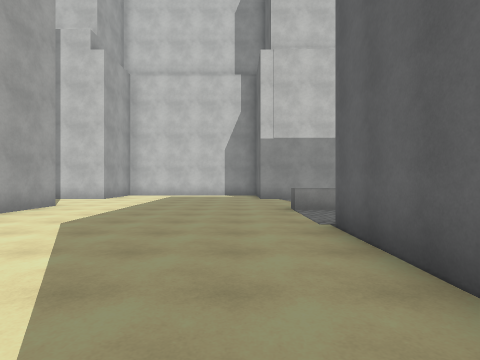
[1] (above)

18 first-person views from a walk through a Unity game level. The camera is 1.4 m above the floor, looks level and sees 80° across. The floor is counted in squares, 2 m on a side. Each view is taken from the middle of a square. On the plan, view 1 faces up. The plan holds only what a view shows up to about 10 squares ahead; the rest is blank. The place goes on beyond the plan. Surface patterns are stand-ins for the level's own textures.

[2]
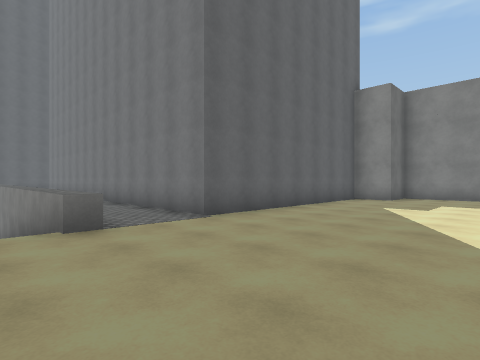

[3]
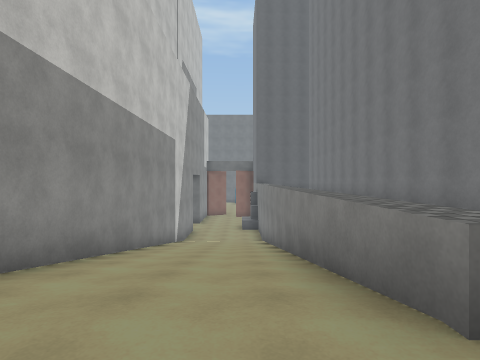

[4]
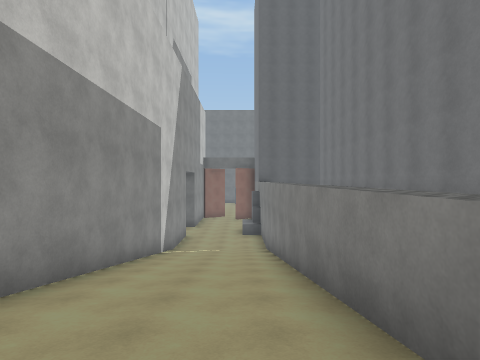

[5]
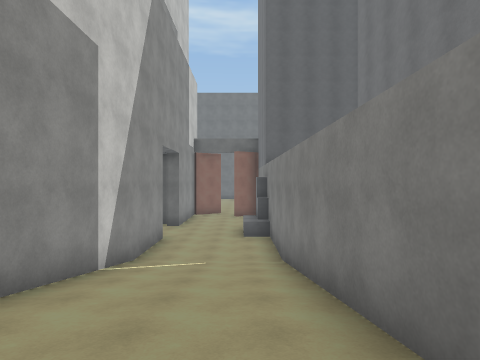

[6]
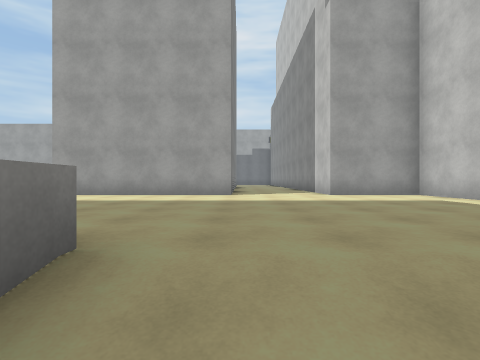

[7]
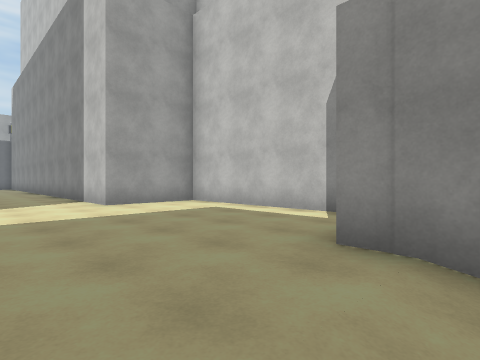

[8]
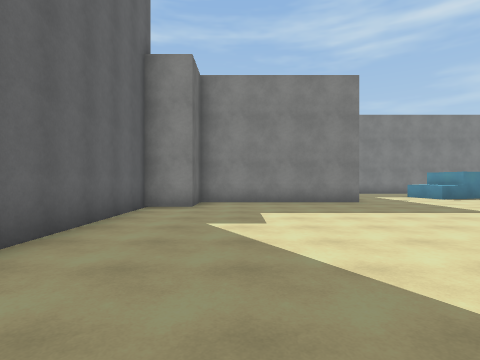

[9]
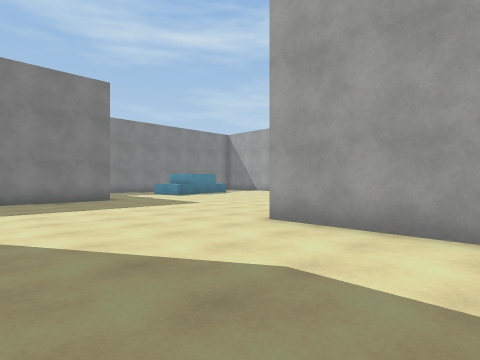

[10]
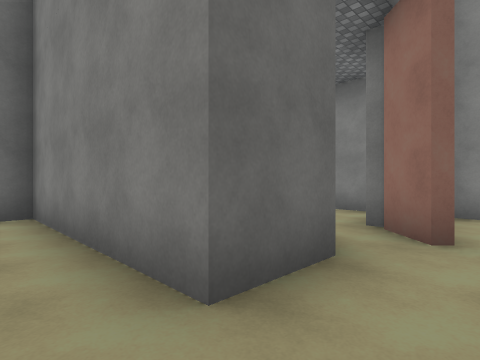

[11]
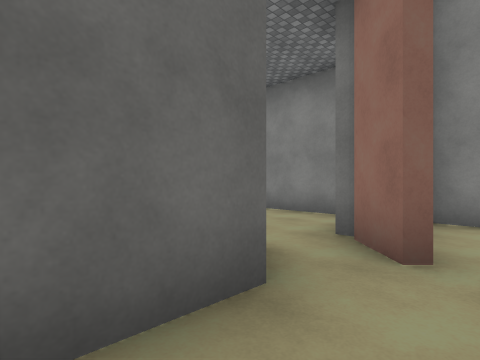

[12]
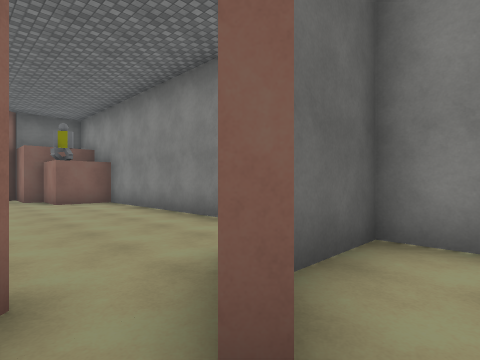

[13]
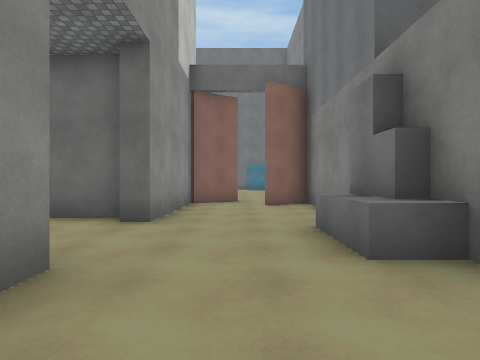

[14]
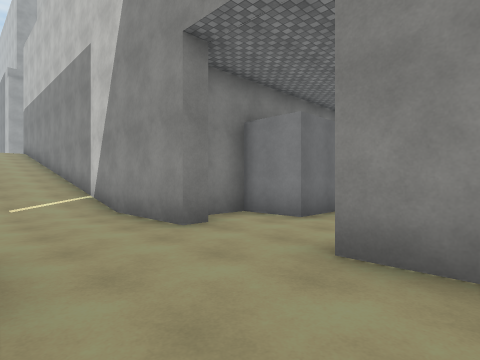

[15]
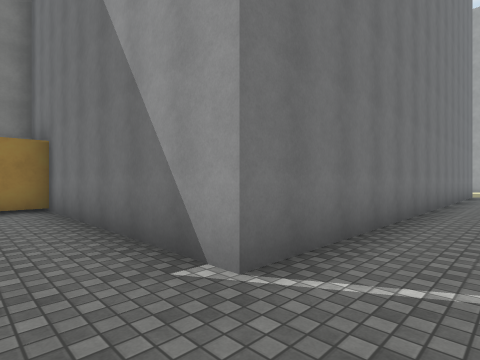

[16]
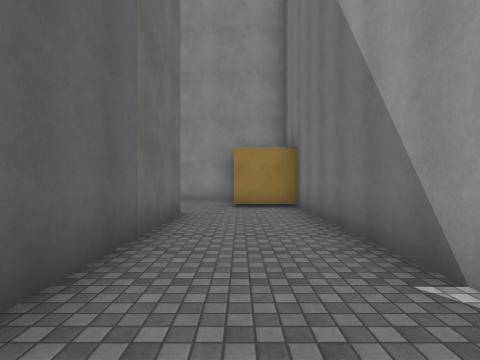

[17]
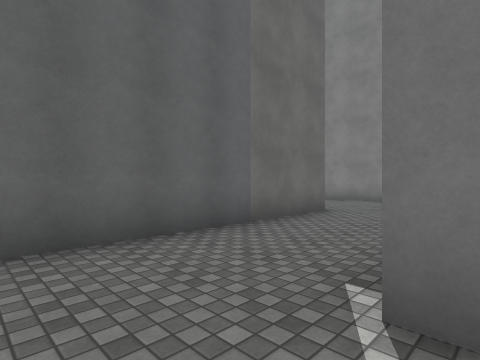

[18]
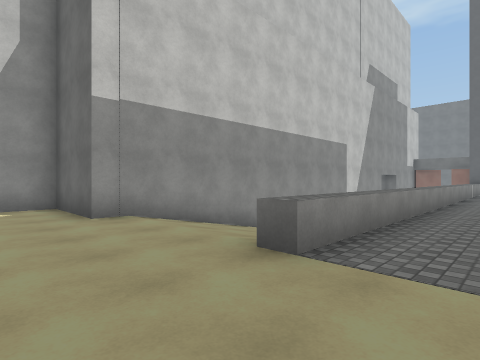

### Floor plan
Key: @ floor where view 1 was taken; # wall or solid block; x gap in a wall; . main floor; - floor 4 m lower than the main floor; / step, stairs or slope; ^ raised ledge.
Columns run from 6 left of view 1 to 22 right of it. Each row starts with its distance up from view 1.
 13  #######            ###- #
 12  #.....#            #----#
 11 ##.....###############--#####
 10 ........///////////---------#
  9 ........///////////---------#
  8 ........///////////--------##
  7 ##......^^^^^^^^^^^^^^^^#####
  6  #......................#
  5  #......................#
  4  #......#############...#
  3  #......#           #...#
  2 ........#           #...#
  1 ........#           #...#
  0 ......@.#           #...#
 -1 ........#           #....
 -2 ........#           ###..
 -3 .......##             #...
 -4 .#######              ####
 -5 .#
 -6 ..x..
 -7 .# .........#
 -8 .##......####
 -9 .# ......#
-10 ##########

Positions as (right, up) in squares from view 1, and headings:
1: (0, 0), facing up
2: (-3, 8), facing down-right
3: (0, 8), facing right
4: (2, 8), facing right
5: (6, 8), facing right
6: (3, 8), facing left
7: (2, 8), facing up-left
8: (-1, 5), facing down
9: (-1, 6), facing down-left
10: (-6, -3), facing down-right
11: (-6, -4), facing down-right
12: (-6, -6), facing down-right
13: (13, 9), facing right
14: (19, 8), facing up-left
15: (16, 6), facing down-left
16: (16, 6), facing down
17: (14, 6), facing down-right
18: (-1, 5), facing up-right
